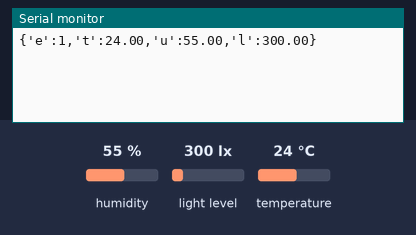
The sketch below on a simulated Arduino Uno, built with avr-gcc and run on an emulated ATmega328P. Parts: the last lines printed to the serial monitor. The test bench sets the inputs (shaded band); at power-on: humidity 55 %, light level 300 lx, temperature 24 °C.

Above: at 3.8 s.
3.9 s: humidity set to 22 %
At 5.3 s:
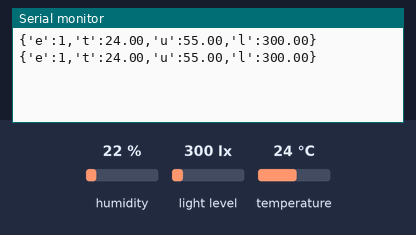
10.1 s: light level set to 40 lx
At 11.5 s:
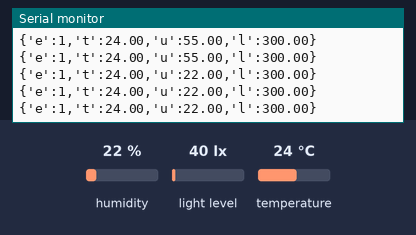
12.9 s: temperature set to 12 °C
At 15.2 s:
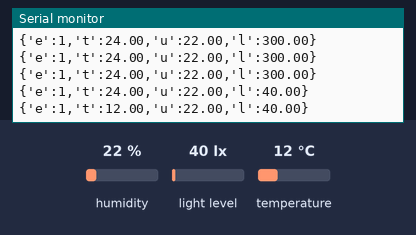
15.7 s: light level set to 500 lx
At 17.7 s:
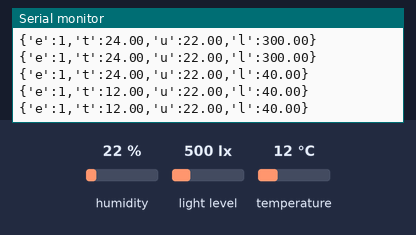
18.5 s: humidity set to 40 %
At 21.4 s:
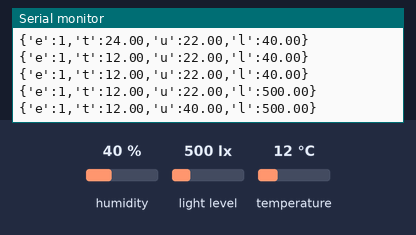
Timing chart, 0 to 22.3 s (numbered marks = the images above; inputs shaded):
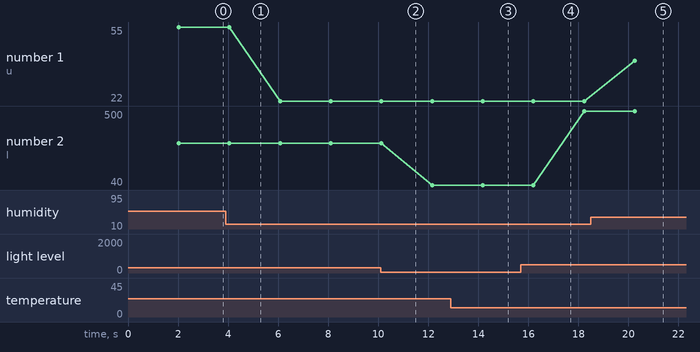

The sketch:

MiniDruidBrain.ino
```cpp
#include <Wire.h>
#include <BH1750.h>
#include "DHT.h"

#define DHTPIN A1 // pino que estamos conectado
#define DHTTYPE DHT11 // DHT 11

BH1750 lightMeter;
DHT dht(DHTPIN, DHTTYPE);

void setup(){

  Serial.begin(9600);

  // Initialize the I2C bus (BH1750 library doesn't do this automatically)
  // On esp8266 devices you can select SCL and SDA pins using Wire.begin(D4, D3);
  Wire.begin();

  lightMeter.begin();
  dht.begin();
//  Serial.println("MINIDRUIDA STARTUP");
  randomSeed(analogRead(0));
}

void loop() {
  delay(1000);

  float lux = lightMeter.readLightLevel();
  float humity = dht.readHumidity();
  float temp = dht.readTemperature();

  // float temp = random(-100, 200)+300/10.0;
  // float humity = random(500, 1000)/10.0;
  // float lux = random(10000, 20000)/10.0;


  delay(1000);
    if (isnan(temp) || isnan(humity))
  {
    humity = 0;
    temp = 0;
  }

  //   modelo {'e': 1, 't': 27.8, 'u': 79, 'l': 14537, 'c': 835}

    Serial.print("{'e':1,'t':");
    Serial.print(temp);
    Serial.print(",'u':");
    Serial.print(humity);
    Serial.print(",'l':");
    Serial.print(lux);
    Serial.println("}");


}
```

Measured:
- after the input at 12.9 s, the serial monitor: prints a new line after 1.3 s (image 3)
- after the input at 18.5 s, the serial monitor: prints a new line after 1.8 s (image 5)
- plotted number 1: 55 → 22 after the input at 3.9 s
- plotted number 2: 300 → 40 after the input at 10.1 s, 40 → 500 after the input at 15.7 s
